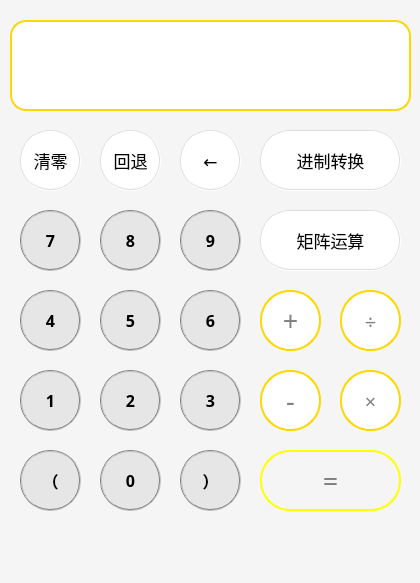
<?xml version="1.0" encoding="UTF-8"?>
<ui version="4.0">
 <class>MainWindow</class>
 <widget class="QMainWindow" name="MainWindow">
  <property name="geometry">
   <rect>
    <x>0</x>
    <y>0</y>
    <width>420</width>
    <height>583</height>
   </rect>
  </property>
  <property name="mouseTracking">
   <bool>false</bool>
  </property>
  <property name="windowTitle">
   <string>MainWindow</string>
  </property>
  <property name="styleSheet">
   <string notr="true">background-color: rgb(245,245,245);</string>
  </property>
  <widget class="QWidget" name="centralWidget">
   <widget class="QPushButton" name="pushButton_d">
    <property name="geometry">
     <rect>
      <x>260</x>
      <y>450</y>
      <width>141</width>
      <height>61</height>
     </rect>
    </property>
    <property name="font">
     <font>
      <family>黑体</family>
      <pointsize>20</pointsize>
     </font>
    </property>
    <property name="cursor">
     <cursorShape>PointingHandCursor</cursorShape>
    </property>
    <property name="styleSheet">
     <string notr="true">border:2px groove gray;border-radius:30px;padding:2px 4px;
color: rgb(128,128,128);
border:2px solid yellow;
background-color: rgb(	255,215,0);</string>
    </property>
    <property name="text">
     <string>=</string>
    </property>
    <property name="autoExclusive">
     <bool>false</bool>
    </property>
   </widget>
   <widget class="QPushButton" name="pushButton_1">
    <property name="geometry">
     <rect>
      <x>20</x>
      <y>370</y>
      <width>61</width>
      <height>61</height>
     </rect>
    </property>
    <property name="font">
     <font>
      <family>Arial Black</family>
      <pointsize>12</pointsize>
      <weight>75</weight>
      <bold>true</bold>
     </font>
    </property>
    <property name="cursor">
     <cursorShape>PointingHandCursor</cursorShape>
    </property>
    <property name="styleSheet">
     <string notr="true">border:2px groove gray;border-radius:30px;padding:2px 4px;
color: rgb(	110,110,110);
background-color: rgb(230,230,230);</string>
    </property>
    <property name="text">
     <string>1</string>
    </property>
   </widget>
   <widget class="QPushButton" name="pushButton_3">
    <property name="geometry">
     <rect>
      <x>180</x>
      <y>370</y>
      <width>61</width>
      <height>61</height>
     </rect>
    </property>
    <property name="font">
     <font>
      <family>Arial Black</family>
      <pointsize>12</pointsize>
      <weight>75</weight>
      <bold>true</bold>
     </font>
    </property>
    <property name="cursor">
     <cursorShape>PointingHandCursor</cursorShape>
    </property>
    <property name="styleSheet">
     <string notr="true">border:2px groove gray;border-radius:30px;padding:2px 4px;
color: rgb(	110,110,110);
background-color: rgb(230,230,230);</string>
    </property>
    <property name="text">
     <string>3</string>
    </property>
   </widget>
   <widget class="QPushButton" name="pushButton_5">
    <property name="geometry">
     <rect>
      <x>100</x>
      <y>290</y>
      <width>61</width>
      <height>61</height>
     </rect>
    </property>
    <property name="font">
     <font>
      <family>Arial Black</family>
      <pointsize>12</pointsize>
      <weight>75</weight>
      <bold>true</bold>
     </font>
    </property>
    <property name="cursor">
     <cursorShape>PointingHandCursor</cursorShape>
    </property>
    <property name="styleSheet">
     <string notr="true">border:2px groove gray;border-radius:30px;padding:2px 4px;
color: rgb(	110,110,110);
background-color: rgb(230,230,230);</string>
    </property>
    <property name="text">
     <string>5</string>
    </property>
   </widget>
   <widget class="QPushButton" name="pushButton_4">
    <property name="geometry">
     <rect>
      <x>20</x>
      <y>290</y>
      <width>61</width>
      <height>61</height>
     </rect>
    </property>
    <property name="font">
     <font>
      <family>Arial Black</family>
      <pointsize>12</pointsize>
      <weight>75</weight>
      <bold>true</bold>
     </font>
    </property>
    <property name="cursor">
     <cursorShape>PointingHandCursor</cursorShape>
    </property>
    <property name="styleSheet">
     <string notr="true">border:2px groove gray;border-radius:30px;padding:2px 4px;
color: rgb(	110,110,110);
background-color: rgb(230,230,230);</string>
    </property>
    <property name="text">
     <string>4</string>
    </property>
   </widget>
   <widget class="QPushButton" name="pushButton_6">
    <property name="geometry">
     <rect>
      <x>180</x>
      <y>290</y>
      <width>61</width>
      <height>61</height>
     </rect>
    </property>
    <property name="font">
     <font>
      <family>Arial Black</family>
      <pointsize>12</pointsize>
      <weight>75</weight>
      <bold>true</bold>
     </font>
    </property>
    <property name="cursor">
     <cursorShape>PointingHandCursor</cursorShape>
    </property>
    <property name="styleSheet">
     <string notr="true">border:2px groove gray;border-radius:30px;padding:2px 4px;
color: rgb(	110,110,110);
background-color: rgb(230,230,230);</string>
    </property>
    <property name="text">
     <string>6</string>
    </property>
   </widget>
   <widget class="QPushButton" name="pushButton_8">
    <property name="geometry">
     <rect>
      <x>100</x>
      <y>210</y>
      <width>61</width>
      <height>61</height>
     </rect>
    </property>
    <property name="font">
     <font>
      <family>Arial Black</family>
      <pointsize>12</pointsize>
      <weight>75</weight>
      <bold>true</bold>
     </font>
    </property>
    <property name="cursor">
     <cursorShape>PointingHandCursor</cursorShape>
    </property>
    <property name="styleSheet">
     <string notr="true">border:2px groove gray;border-radius:30px;padding:2px 4px;
color: rgb(	110,110,110);
background-color: rgb(230,230,230);</string>
    </property>
    <property name="text">
     <string>8</string>
    </property>
   </widget>
   <widget class="QPushButton" name="pushButton_7">
    <property name="geometry">
     <rect>
      <x>20</x>
      <y>210</y>
      <width>61</width>
      <height>61</height>
     </rect>
    </property>
    <property name="font">
     <font>
      <family>Arial Black</family>
      <pointsize>12</pointsize>
      <weight>75</weight>
      <bold>true</bold>
     </font>
    </property>
    <property name="cursor">
     <cursorShape>PointingHandCursor</cursorShape>
    </property>
    <property name="styleSheet">
     <string notr="true">border:2px groove gray;border-radius:30px;padding:2px 4px;
color: rgb(	110,110,110);
background-color: rgb(230,230,230);</string>
    </property>
    <property name="text">
     <string>7</string>
    </property>
   </widget>
   <widget class="QPushButton" name="pushButton_j">
    <property name="geometry">
     <rect>
      <x>260</x>
      <y>290</y>
      <width>61</width>
      <height>61</height>
     </rect>
    </property>
    <property name="font">
     <font>
      <family>黑体</family>
      <pointsize>20</pointsize>
     </font>
    </property>
    <property name="cursor">
     <cursorShape>PointingHandCursor</cursorShape>
    </property>
    <property name="styleSheet">
     <string notr="true">border:2px groove gray;border-radius:30px;padding:2px 4px;
color: rgb(128,128,128);
border:2px solid gold;
background-color: rgb(255,255,255);</string>
    </property>
    <property name="text">
     <string>+</string>
    </property>
   </widget>
   <widget class="QPushButton" name="pushButton_9">
    <property name="geometry">
     <rect>
      <x>180</x>
      <y>210</y>
      <width>61</width>
      <height>61</height>
     </rect>
    </property>
    <property name="font">
     <font>
      <family>Arial Black</family>
      <pointsize>12</pointsize>
      <weight>75</weight>
      <bold>true</bold>
     </font>
    </property>
    <property name="cursor">
     <cursorShape>PointingHandCursor</cursorShape>
    </property>
    <property name="styleSheet">
     <string notr="true">border:2px groove gray;border-radius:30px;padding:2px 4px;
color: rgb(	110,110,110);
background-color: rgb(230,230,230);</string>
    </property>
    <property name="text">
     <string>9</string>
    </property>
   </widget>
   <widget class="QPushButton" name="pushButton_2">
    <property name="geometry">
     <rect>
      <x>100</x>
      <y>370</y>
      <width>61</width>
      <height>61</height>
     </rect>
    </property>
    <property name="font">
     <font>
      <family>Arial Black</family>
      <pointsize>12</pointsize>
      <weight>75</weight>
      <bold>true</bold>
     </font>
    </property>
    <property name="cursor">
     <cursorShape>PointingHandCursor</cursorShape>
    </property>
    <property name="styleSheet">
     <string notr="true">border:2px groove gray;border-radius:30px;padding:2px 4px;
color: rgb(	110,110,110);
background-color: rgb(230,230,230);</string>
    </property>
    <property name="text">
     <string>2</string>
    </property>
   </widget>
   <widget class="QPushButton" name="pushButton_jian">
    <property name="geometry">
     <rect>
      <x>260</x>
      <y>370</y>
      <width>61</width>
      <height>61</height>
     </rect>
    </property>
    <property name="font">
     <font>
      <family>黑体</family>
      <pointsize>20</pointsize>
     </font>
    </property>
    <property name="cursor">
     <cursorShape>PointingHandCursor</cursorShape>
    </property>
    <property name="styleSheet">
     <string notr="true">border:2px groove gray;border-radius:30px;padding:2px 4px;
color: rgb(128,128,128);
border:2px solid gold;
background-color: rgb(255,255,255);</string>
    </property>
    <property name="text">
     <string>-</string>
    </property>
   </widget>
   <widget class="QPushButton" name="pushButton_c">
    <property name="geometry">
     <rect>
      <x>340</x>
      <y>370</y>
      <width>61</width>
      <height>61</height>
     </rect>
    </property>
    <property name="font">
     <font>
      <family>黑体</family>
      <pointsize>15</pointsize>
     </font>
    </property>
    <property name="cursor">
     <cursorShape>PointingHandCursor</cursorShape>
    </property>
    <property name="styleSheet">
     <string notr="true">border:2px groove gray;border-radius:30px;padding:2px 4px;
color: rgb(128,128,128);
border:2px solid gold;
background-color: rgb(255,255,255);</string>
    </property>
    <property name="text">
     <string>×</string>
    </property>
   </widget>
   <widget class="QPushButton" name="pushButton_chu">
    <property name="geometry">
     <rect>
      <x>340</x>
      <y>290</y>
      <width>61</width>
      <height>61</height>
     </rect>
    </property>
    <property name="font">
     <font>
      <family>黑体</family>
      <pointsize>15</pointsize>
     </font>
    </property>
    <property name="cursor">
     <cursorShape>PointingHandCursor</cursorShape>
    </property>
    <property name="styleSheet">
     <string notr="true">border:2px groove gray;border-radius:30px;padding:2px 4px;
color: rgb(128,128,128);
border:2px solid gold;
background-color: rgb(255,255,255);</string>
    </property>
    <property name="text">
     <string>÷</string>
    </property>
   </widget>
   <widget class="QLineEdit" name="lineEdit">
    <property name="geometry">
     <rect>
      <x>10</x>
      <y>20</y>
      <width>401</width>
      <height>91</height>
     </rect>
    </property>
    <property name="styleSheet">
     <string notr="true">border:2px groove gray;border-radius:16px;
color: rgb(100,100,100);
border:2px solid gold;
background-color: rgb(255,255,255);</string>
    </property>
   </widget>
   <widget class="QPushButton" name="kuohao_2">
    <property name="geometry">
     <rect>
      <x>180</x>
      <y>450</y>
      <width>61</width>
      <height>61</height>
     </rect>
    </property>
    <property name="font">
     <font>
      <family>Arial Black</family>
      <pointsize>12</pointsize>
      <weight>75</weight>
      <bold>true</bold>
     </font>
    </property>
    <property name="cursor">
     <cursorShape>PointingHandCursor</cursorShape>
    </property>
    <property name="styleSheet">
     <string notr="true">border:2px groove gray;border-radius:30px;padding:2px 4px;
color: rgb(	110,110,110);
background-color: rgb(230,230,230);</string>
    </property>
    <property name="text">
     <string>）</string>
    </property>
   </widget>
   <widget class="QPushButton" name="kuohao_1">
    <property name="geometry">
     <rect>
      <x>20</x>
      <y>450</y>
      <width>61</width>
      <height>61</height>
     </rect>
    </property>
    <property name="font">
     <font>
      <family>Arial Black</family>
      <pointsize>12</pointsize>
      <weight>75</weight>
      <bold>true</bold>
     </font>
    </property>
    <property name="cursor">
     <cursorShape>PointingHandCursor</cursorShape>
    </property>
    <property name="styleSheet">
     <string notr="true">border:2px groove gray;border-radius:30px;padding:2px 4px;
color: rgb(	110,110,110);
background-color: rgb(230,230,230);</string>
    </property>
    <property name="text">
     <string>（</string>
    </property>
   </widget>
   <widget class="QPushButton" name="pushButton">
    <property name="geometry">
     <rect>
      <x>100</x>
      <y>450</y>
      <width>61</width>
      <height>61</height>
     </rect>
    </property>
    <property name="font">
     <font>
      <family>Arial Black</family>
      <pointsize>12</pointsize>
      <weight>75</weight>
      <bold>true</bold>
     </font>
    </property>
    <property name="cursor">
     <cursorShape>PointingHandCursor</cursorShape>
    </property>
    <property name="styleSheet">
     <string notr="true">border:2px groove gray;border-radius:30px;padding:2px 4px;
color: rgb(	110,110,110);
background-color: rgb(230,230,230);</string>
    </property>
    <property name="text">
     <string>0</string>
    </property>
   </widget>
   <widget class="QPushButton" name="pushButton_delete">
    <property name="geometry">
     <rect>
      <x>180</x>
      <y>130</y>
      <width>61</width>
      <height>61</height>
     </rect>
    </property>
    <property name="font">
     <font>
      <family>黑体</family>
      <pointsize>13</pointsize>
      <weight>50</weight>
      <bold>false</bold>
     </font>
    </property>
    <property name="cursor">
     <cursorShape>PointingHandCursor</cursorShape>
    </property>
    <property name="styleSheet">
     <string notr="true">border:2px groove gray;border-radius:30px;padding:2px 4px;
color: rgb(	110,110,110);
border-color:rgb(220,220,220);
background-color: rgb(255,255,255);</string>
    </property>
    <property name="text">
     <string>←</string>
    </property>
   </widget>
   <widget class="QPushButton" name="pushButton_11">
    <property name="geometry">
     <rect>
      <x>20</x>
      <y>130</y>
      <width>61</width>
      <height>61</height>
     </rect>
    </property>
    <property name="font">
     <font>
      <family>黑体</family>
      <pointsize>13</pointsize>
      <weight>50</weight>
      <bold>false</bold>
     </font>
    </property>
    <property name="cursor">
     <cursorShape>PointingHandCursor</cursorShape>
    </property>
    <property name="styleSheet">
     <string notr="true">border:2px groove gray;border-radius:30px;padding:2px 4px;
color: rgb(	110,110,110);
border-color:rgb(220,220,220);
background-color: rgb(255,255,255);</string>
    </property>
    <property name="text">
     <string>清零</string>
    </property>
   </widget>
   <widget class="QPushButton" name="pushButton_jinzhi">
    <property name="geometry">
     <rect>
      <x>260</x>
      <y>130</y>
      <width>141</width>
      <height>61</height>
     </rect>
    </property>
    <property name="font">
     <font>
      <family>黑体</family>
      <pointsize>13</pointsize>
      <weight>50</weight>
      <bold>false</bold>
     </font>
    </property>
    <property name="cursor">
     <cursorShape>PointingHandCursor</cursorShape>
    </property>
    <property name="styleSheet">
     <string notr="true">border:2px groove gray;border-radius:30px;padding:2px 4px;
color: rgb(	110,110,110);
border-color:rgb(220,220,220);
background-color: rgb(255,255,255);</string>
    </property>
    <property name="text">
     <string>进制转换</string>
    </property>
   </widget>
   <widget class="QPushButton" name="pushButton_10">
    <property name="geometry">
     <rect>
      <x>100</x>
      <y>130</y>
      <width>61</width>
      <height>61</height>
     </rect>
    </property>
    <property name="font">
     <font>
      <family>黑体</family>
      <pointsize>13</pointsize>
      <weight>50</weight>
      <bold>false</bold>
     </font>
    </property>
    <property name="cursor">
     <cursorShape>PointingHandCursor</cursorShape>
    </property>
    <property name="styleSheet">
     <string notr="true">border:2px groove gray;border-radius:30px;padding:2px 4px;
color: rgb(	110,110,110);
border-color:rgb(220,220,220);
background-color: rgb(255,255,255);</string>
    </property>
    <property name="text">
     <string>回退</string>
    </property>
   </widget>
   <widget class="QPushButton" name="pushButton_juzhen">
    <property name="geometry">
     <rect>
      <x>260</x>
      <y>210</y>
      <width>141</width>
      <height>61</height>
     </rect>
    </property>
    <property name="font">
     <font>
      <family>黑体</family>
      <pointsize>13</pointsize>
      <weight>50</weight>
      <bold>false</bold>
     </font>
    </property>
    <property name="cursor">
     <cursorShape>PointingHandCursor</cursorShape>
    </property>
    <property name="styleSheet">
     <string notr="true">border:2px groove gray;border-radius:30px;padding:2px 4px;
color: rgb(	110,110,110);
border-color:rgb(220,220,220);
background-color: rgb(255,255,255);</string>
    </property>
    <property name="text">
     <string>矩阵运算</string>
    </property>
   </widget>
  </widget>
  <widget class="QMenuBar" name="menuBar">
   <property name="geometry">
    <rect>
     <x>0</x>
     <y>0</y>
     <width>420</width>
     <height>26</height>
    </rect>
   </property>
  </widget>
  <widget class="QStatusBar" name="statusBar"/>
  <action name="action1">
   <property name="text">
    <string>1</string>
   </property>
  </action>
 </widget>
 <layoutdefault spacing="6" margin="11"/>
 <resources/>
 <connections/>
</ui>
